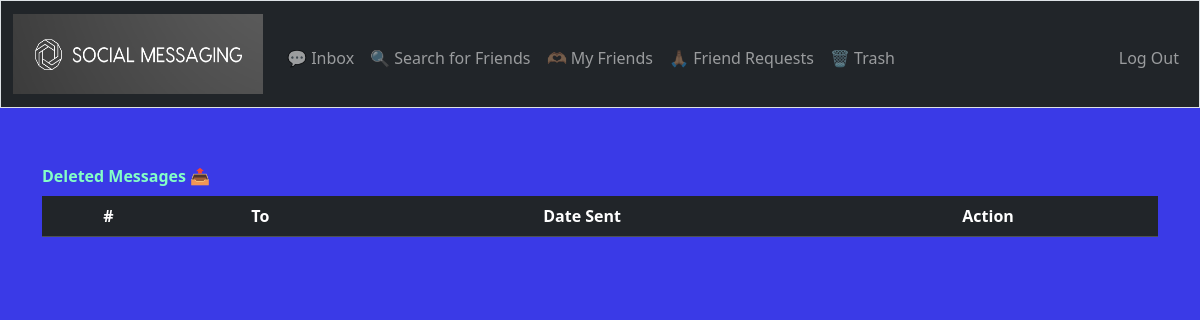
/trash (signed in), run on an earlier commit of the app's database.
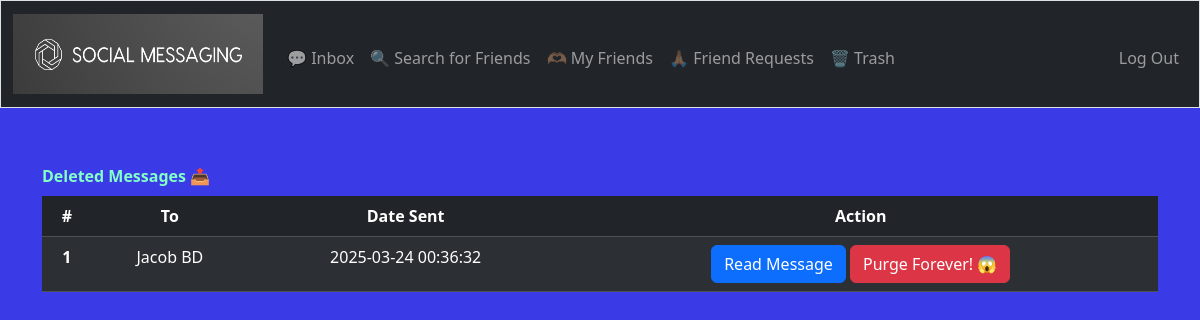
And on a later commit of the database.
### tables this page shows
CREATE TABLE messages (
    id INTEGER PRIMARY KEY,
    sender_id INTEGER,
    receiver_id INTEGER,
    content TEXT,
    timestamp DATETIME DEFAULT CURRENT_TIMESTAMP,
    status TEXT CHECK(status IN ('inbox', 'sent', 'trash')),
    is_read BOOLEAN DEFAULT 0,
    FOREIGN KEY (sender_id) REFERENCES users(id),
    FOREIGN KEY (receiver_id) REFERENCES users(id)
);

CREATE TABLE users (
    id INTEGER PRIMARY KEY,
    username TEXT UNIQUE,
    hash TEXT,
    full_name TEXT,
    country TEXT
);

### app.py (the view)
@app.route("/trash")
@login_required
def trash():
    user_id = session["user_id"]
    deleted_messages = db.execute("SELECT m.id, m.sender_id, m.content, m.timestamp, u.full_name, m.is_read FROM messages m JOIN users u ON u.id = m.sender_id WHERE (m.receiver_id = ? OR m.sender_id = ?) AND m.status = 'trash' ORDER BY m.timestamp DESC;", user_id, user_id)
    return render_template("trash.html", deleted_messages=deleted_messages)

### app.py (called while the page is built)
@app.after_request
def after_request(response):
    response.headers["Cache-Control"] = "no-cache, no-store, must-revalidate"
    response.headers["Expires"] = 0
    response.headers["Pragma"] = "no-cache"
    return response

### helpers.py (called while the page is built)
def login_required(f):
    @wraps(f)
    def decorated_function(*args, **kwargs):
        if session.get("user_id") is None:
            return redirect("/login")
        return f(*args, **kwargs)
    return decorated_function

### templates/trash.html (shortened to what this page needs)
{% extends "layout.html" %}
{% block main %}
<table class="table table-striped table-dark caption-top">
    <caption><strong style="color: rgb(132, 254, 199);">Deleted Messages 📤</strong></caption>
    <thead>
      <tr>
        <th scope="col">#</th>
        <th scope="col">To</th>
        <th scope="col">Date Sent</th>
        <th scope="col">Action</th>
      </tr>
    </thead>
    <tbody>
      {% for message in  deleted_messages %}
      <tr>
        <th scope="row">{{ loop.index }}</th>
        <td>{{ message.full_name }}</td>
        <td>{{ message.timestamp }}</td>
        <td>
          <div>
            <form action="/read" method="post" style="display:inline;">
                <button type="button" class="btn btn-secodary btn-primary" data-bs-toggle="popover" data-bs-placement="left" data-bs-title="Message Content" data-bs-content="{{ message.content }}">Read Message</button>
              </form>
            <form action="/purge" method="post" style="display:inline;" onsubmit="return confirm('Are you sure you want to purge this message? Purged messages are gone forever!');">
              <button class="btn btn-danger" type="submit">Purge Forever! 😱</button>
            </form>
          </div>
        </td>
      </tr>
      {% endfor %}
    </tbody>
  </table>
{% endblock %}

What changed in the data, as far as the page shows it:
now on this page (row edited): messages: full_name "Jacob BD", timestamp "2025-03-24 00:36:32"
